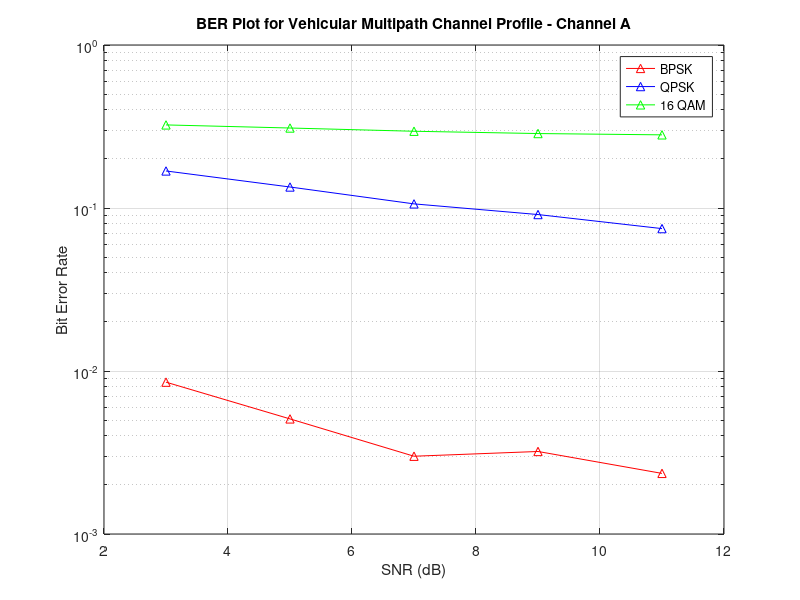

Write MATLAB code to recreate this figure.
 

clear all;
clc;
% Vehicular%

% OFDM parameters
Nfft=64;
Nused=52;
Nref=4;
Ndata=48;
Nright=5;
Nleft =6;
Ndc=1;
Ncp=16; %CP length 
Nnull=12;
Ppos=13;


SNR=3:2:11;
%% --------------BPSK-----%% 
                            

l=1;
error=zeros(1,length(SNR));
M_BPSK=2;

% channel parameters for 6-tap model

t1=1;
t2=30;
t3=70;
t4=110;
t5=170;
t6=250;

for i=3:2:11
    Tx=[];
    init=[];
    rx_sym=[];
    Count_error=0;
    
    for blocks=1:80
        ip=randint(1,Ndata,M_BPSK);
        
        modsignal=pskmod(ip,M_BPSK);
        pilot=13:Ppos:Nused;
        sym=setxor(1:Nused,pilot);
        tx_sym(sym)=modsignal;
        tx_sym(pilot)=1;
        Nleft_sym=zeros(1,Nleft);
        Nright_sym=zeros(1,Nright);
        n=length(tx_sym)/2;
        b=1:n;
        c=(n+1):length(tx_sym);
        sym1=zeros(1,n);
        sym2=zeros(1,n);
        sym1=tx_sym(b);
        sym2=tx_sym(c);
        tx_seq=[Nleft_sym sym1 Ndc sym2 Nright_sym];
        
        sertopar_sym=reshape(tx_seq,length(tx_seq),1);
        tx_sym_IFFT=sqrt(Nfft)*ifft(sertopar_sym,Nfft);
        j=Nfft-Ncp;
        
        CP=tx_sym_IFFT(j+1:Nfft,1); % generate cyclic prefix %
        tx_IFFT_CP=[CP
            tx_sym_IFFT]; %appending CP %
        
        partoser_sym=reshape(tx_IFFT_CP,1,80);
        Tx=[Tx partoser_sym];
        
        %Generating Channel model using Channel A
        p1real=sqrt(1).*randn(1,1)/sqrt(2);
        p1imag=sqrt(1).*randn(1,1)/sqrt(2);
        p1=complex(p1real,p1imag);
        
        p2real=sqrt(0.8).*randn(1,1)/sqrt(2);
        p2imag=sqrt(0.8).*randn(1,1)/sqrt(2);
        p2=complex(p2real,p2imag);
        
        p3real=sqrt(0.125).*randn(1,1)/sqrt(2);
        p3imag=sqrt(0.125).*randn(1,1)/sqrt(2);
        p3=complex(p3real,p3imag);
        
        p4real=sqrt(0.1).*randn(1,1)/sqrt(2);
        p4imag=sqrt(0.1).*randn(1,1)/sqrt(2);
        p4=complex(p4real,p4imag);
        
        p5real=sqrt(0.031).*randn(1,1)/sqrt(2);
        p5imag=sqrt(0.031).*randn(1,1)/sqrt(2);
        p5=complex(p5real,p5imag);
        
        p6real=sqrt(0.01).*randn(1,1)/sqrt(2);
        p6imag=sqrt(0.01).*randn(1,1)/sqrt(2);
        p6=complex(p6real,p6imag);
       
        z=zeros(1,7);
        z(t1)=p1;
        z(t2)=p2;
        z(t3)=p3;
        z(t4)=p4;
        z(t5)=p5;
        z(t6)=p6;
             
        z_fft=(1/sqrt(Nfft))*fft(z,Nfft);
        tx_sym_freqchannel=conv(z,partoser_sym);
        d=tx_sym_freqchannel;
        
        % adding noise %
        tx_sym_freqchannel = tx_sym_freqchannel(1:Nfft+Ncp);
        N0 = 1/(10.^(i/10));
        n = sqrt(N0)*(randn(1,length(tx_IFFT_CP))+(1i*randn(1,length(tx_IFFT_CP))))/sqrt(2);
        tx_sym_freqchannelAWGN = tx_sym_freqchannel + n;
        
       
        %Receiver 
         tx_sym_freqchannelAWGN =  tx_sym_freqchannelAWGN(Ncp + 1:end);
         tx_symfreqchanneleq = ifft(fft( tx_sym_freqchannelAWGN)./z_fft);
         
         sertopar_sym_rx = reshape(tx_symfreqchanneleq,Nfft,1);
         rx_fft = (1/sqrt(Nfft))*fft(sertopar_sym_rx,Nfft);
         partoser_sym_rx = reshape(rx_fft,1,Nfft);
         
         rx_Nleft =  partoser_sym_rx(Nleft+1:end);
         diff = Nfft-Nright-Nleft;
         rx_Nright = rx_Nleft(1:diff);  %removing Nleft and Nright
         
         y = rx_Nright(1:(Nused/2));
         z = rx_Nright((Nused/2)+2:end);
         rx = [y z];
         
         rx_pilot = rx(sym);
         demod=[];
         op = pskdemod(rx_pilot,M_BPSK);
         
         demod = [demod op];
         Count_error = Count_error + biterr(op,ip);
    end
    error(l) = Count_error/(Ndata*1000);
    l = l+1;
    
end


figure(1);
semilogy(SNR,error,'-r^');
hold on;
grid on;

  
%% QPSK %%%


                           
l=1;
error=zeros(1,length(SNR));
M_QPSK=4;

% channel parameters for 6-tap model

t1=1;
t2=30;
t3=70;
t4=110;
t5=170;
t6=250;

for i=3:2:11
    Tx=[];
    init=[];
    rx_sym=[];
    Count_error=0;
    
    for blocks=1:1000
        ip=randint(1,Ndata,M_QPSK);
        
        modsignal=pskmod(ip,M_QPSK);
        pilot=13:Ppos:Nused;
        sym=setxor(1:Nused,pilot);
        tx_sym(sym)=modsignal;
        tx_sym(pilot)=1;
        Nleft_sym=zeros(1,Nleft);
        Nright_sym=zeros(1,Nright);
        n=length(tx_sym)/2;
        b=1:n;
        c=(n+1):length(tx_sym);
        sym1=zeros(1,n);
        sym2=zeros(1,n);
        sym1=tx_sym(b);
        sym2=tx_sym(c);
        tx_seq=[Nleft_sym sym1 Ndc sym2 Nright_sym];
        
        sertopar_sym=reshape(tx_seq,length(tx_seq),1);
        tx_sym_IFFT=sqrt(Nfft)*ifft(sertopar_sym,Nfft);
        j=Nfft-Ncp;
        
        CP=tx_sym_IFFT(j+1:Nfft,1); % generate cyclic prefix %
        tx_IFFT_CP=[CP
            tx_sym_IFFT]; %appending CP %
        
        partoser_sym=reshape(tx_IFFT_CP,1,length(tx_IFFT_CP));
        Tx=[Tx partoser_sym];
        
        p1real=sqrt(1).*randn(1,1)/sqrt(2);
        p1imag=sqrt(1).*randn(1,1)/sqrt(2);
        p1=complex(p1real,p1imag);
        
        p2real=sqrt(0.8).*randn(1,1)/sqrt(2);
        p2imag=sqrt(0.8).*randn(1,1)/sqrt(2);
        p2=complex(p2real,p2imag);
        
        p3real=sqrt(0.125).*randn(1,1)/sqrt(2);
        p3imag=sqrt(0.125).*randn(1,1)/sqrt(2);
        p3=complex(p3real,p3imag);
        
        p4real=sqrt(0.1).*randn(1,1)/sqrt(2);
        p4imag=sqrt(0.1).*randn(1,1)/sqrt(2);
        p4=complex(p4real,p4imag);
        
        p5real=sqrt(0.031).*randn(1,1)/sqrt(2);
        p5imag=sqrt(0.031).*randn(1,1)/sqrt(2);
        p5=complex(p5real,p5imag);
        
        p6real=sqrt(0.01).*randn(1,1)/sqrt(2);
        p6imag=sqrt(0.01).*randn(1,1)/sqrt(2);
        p6=complex(p6real,p6imag);
       
        z=zeros(1,7);
        z(t1)=p1;
        z(t2)=p2;
        z(t3)=p3;
        z(t4)=p4;
        z(t5)=p5;
        z(t6)=p6;
             
        z_fft=(1/sqrt(Nfft))*fft(z,Nfft);
        tx_sym_freqchannel=conv(z,partoser_sym);
        d=tx_sym_freqchannel;
        
        % adding noise %
        tx_sym_freqchannel = tx_sym_freqchannel(1:Nfft+Ncp);
        N0 = 1/(10.^(i/10));
        n = sqrt(N0)*(randn(1,length(tx_IFFT_CP))+(1i*randn(1,length(tx_IFFT_CP))))/sqrt(2);
        tx_sym_freqchannelAWGN = tx_sym_freqchannel + n;
        
        %Receiver
        
         tx_sym_freqchannelAWGN =  tx_sym_freqchannelAWGN(Ncp + 1:end);
         tx_symfreqchanneleq = ifft(fft( tx_sym_freqchannelAWGN)./z_fft);
         
         sertopar_sym_rx = reshape(tx_symfreqchanneleq,Nfft,1);
         rx_fft = (1/sqrt(Nfft))*fft(sertopar_sym_rx,Nfft);
         partoser_sym_rx = reshape(rx_fft,1,Nfft);
         
         rx_Nleft =  partoser_sym_rx(Nleft+1:end);
         diff = Nfft-Nright-Nleft;
         rx_Nright = rx_Nleft(1:diff);  %removing Nleft and Nright
         
         y = rx_Nright(1:(Nused/2));
         z = rx_Nright((Nused/2)+2:end);
         rx = [y z];
         
         rx_pilot = rx(sym);
         demod=[];
         op = pskdemod(rx_pilot,M_QPSK);
        
         demod = [demod op];
         Count_error = Count_error + biterr(op,ip);
    end
    error(l) = Count_error/(Ndata*2000);
    l = l+1;
    
end


figure(1);
semilogy(SNR,error,'-b^');

grid on;
hold on;
legend('BPSK','QPSK');


                %%%%%%%%%%%%%%16-QAM%%%%%%%%%%%%%%%%%%
         
       
                
l=1;
error=zeros(1,length(SNR));
M_QAM=16;

% channel parameters for 6-tap model

t1=1;
t2=30;
t3=70;
t4=110;
t5=170;
t6=250;

for i=3:2:11
    Tx=[];
    init=[];
    rx_sym=[];
    Count_error=0;
    
    for blocks=1:1000
        ip=randint(1,Ndata,M_QAM);
        
        modsignal=qammod(ip,M_QAM)/sqrt(10); %normalise by sqrt(10)
        pilot=13:Ppos:Nused;
        sym=setxor(1:Nused,pilot);
        tx_sym(sym)=modsignal;
        tx_sym(pilot)=1;
        Nleft_sym=zeros(1,Nleft);
        Nright_sym=zeros(1,Nright);
        n=length(tx_sym)/2;
        b=1:n;
        c=(n+1):length(tx_sym);
        sym1=zeros(1,n);
        sym2=zeros(1,n);
        sym1=tx_sym(b);
        sym2=tx_sym(c);
        tx_seq=[Nleft_sym sym1 Ndc sym2 Nright_sym];
        
        sertopar_sym=reshape(tx_seq,length(tx_seq),1);
        tx_sym_IFFT=sqrt(Nfft)*ifft(sertopar_sym,Nfft);
        j=Nfft-Ncp;
        
        CP=tx_sym_IFFT(j+1:Nfft,1); % generate cyclic prefix %
        tx_IFFT_CP=[CP
            tx_sym_IFFT]; %appending CP %
        
        partoser_sym=reshape(tx_IFFT_CP,1,length(tx_IFFT_CP));
        Tx=[Tx partoser_sym];
        
        p1real=sqrt(1).*randn(1,1)/sqrt(2);
        p1imag=sqrt(1).*randn(1,1)/sqrt(2);
        p1=complex(p1real,p1imag);
        
        p2real=sqrt(0.8).*randn(1,1)/sqrt(2);
        p2imag=sqrt(0.8).*randn(1,1)/sqrt(2);
        p2=complex(p2real,p2imag);
        
        p3real=sqrt(0.125).*randn(1,1)/sqrt(2);
        p3imag=sqrt(0.125).*randn(1,1)/sqrt(2);
        p3=complex(p3real,p3imag);
        
        p4real=sqrt(0.1).*randn(1,1)/sqrt(2);
        p4imag=sqrt(0.1).*randn(1,1)/sqrt(2);
        p4=complex(p4real,p4imag);
        
        p5real=sqrt(0.031).*randn(1,1)/sqrt(2);
        p5imag=sqrt(0.031).*randn(1,1)/sqrt(2);
        p5=complex(p5real,p5imag);
        
        p6real=sqrt(0.01).*randn(1,1)/sqrt(2);
        p6imag=sqrt(0.01).*randn(1,1)/sqrt(2);
        p6=complex(p6real,p6imag);
       
        z=zeros(1,7);
        z(t1)=p1;
        z(t2)=p2;
        z(t3)=p3;
        z(t4)=p4;
        z(t5)=p5;
        z(t6)=p6;
             
        z_fft=(1/sqrt(Nfft))*fft(z,Nfft);
        tx_sym_freqchannel=conv(z,partoser_sym);
        d=tx_sym_freqchannel;
        
        % adding noise %
        tx_sym_freqchannel = tx_sym_freqchannel(1:Nfft+Ncp);
        N0 = 1/(10.^(i/10));
        n = sqrt(N0)*(randn(1,length(tx_IFFT_CP))+(1i*randn(1,length(tx_IFFT_CP))))/sqrt(2);
        tx_sym_freqchannelAWGN = tx_sym_freqchannel + n;
        
        %Receiver
        
         tx_sym_freqchannelAWGN =  tx_sym_freqchannelAWGN(Ncp + 1:end);
         tx_symfreqchanneleq = ifft(fft( tx_sym_freqchannelAWGN)./z_fft);
         
         sertopar_sym_rx = reshape(tx_symfreqchanneleq,Nfft,1);
         rx_fft = (1/sqrt(Nfft))*fft(sertopar_sym_rx,Nfft);
         partoser_sym_rx = reshape(rx_fft,1,Nfft);
         
         rx_Nleft =  partoser_sym_rx(Nleft+1:end);
         diff = Nfft-Nright-Nleft;
         rx_Nright = rx_Nleft(1:diff);  %removing Nleft and Nright
         
         y = rx_Nright(1:(Nused/2));
         z = rx_Nright((Nused/2)+2:end);
         rx = [y z];
         
         rx_pilot = rx(sym);
         rx_pilot = rx_pilot*sqrt(10);
         demod=[];
         op = qamdemod(rx_pilot,M_QAM);
         
         demod = [demod op];
         Count_error = Count_error + biterr(op,ip);
    end
    error(l) = Count_error/(Ndata*4000);
    l = l+1;
    
end


figure(1);
semilogy(SNR,error,'-g^');
grid on;
hold on;
legend('BPSK','QPSK','16 QAM');
title('BER Plot for Vehicular Multipath Channel Profile - Channel A');
xlabel('SNR (dB)');
ylabel('Bit Error Rate');
